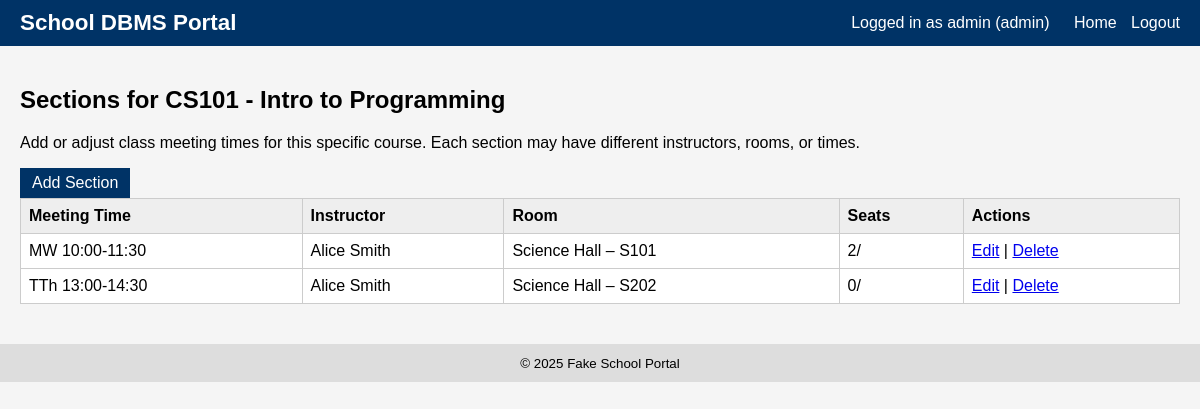
The app's page /admin/courses/1/sections (signed in) with its own data.
### tables this page shows
CREATE TABLE Course (
    course_id INTEGER PRIMARY KEY AUTOINCREMENT,
    course_code TEXT NOT NULL UNIQUE,
    course_name TEXT NOT NULL,
    credit INTEGER,
    department_id INTEGER,
    FOREIGN KEY (department_id) REFERENCES Department(department_id)
);

CREATE TABLE CourseSelection (
    selection_id INTEGER PRIMARY KEY AUTOINCREMENT,
    course_id INTEGER NOT NULL,
    instructor_id INTEGER,
    room_id INTEGER,
    meeting_time TEXT, -- Using M, T, W, Th, F format (example: MTh 10:00-11:15)
    FOREIGN KEY (course_id) REFERENCES Course(course_id),
    FOREIGN KEY (instructor_id) REFERENCES Employee(employee_id),
    FOREIGN KEY (room_id) REFERENCES Room(room_id)
);

CREATE TABLE Building (
    building_id INTEGER PRIMARY KEY AUTOINCREMENT,
    building_name TEXT NOT NULL UNIQUE
);

CREATE TABLE Room (
    room_id INTEGER PRIMARY KEY AUTOINCREMENT,
    room_number TEXT NOT NULL,
    building_id INTEGER,
    FOREIGN KEY (building_id) REFERENCES Building(building_id)
);

### app.py (the view)
@app.route("/admin/courses/<int:course_id>/sections")
@login_required(role="admin")
def admin_course_sections(course_id):
    db = get_db()
    course = db.execute(
        "SELECT * FROM Course WHERE course_id=?", (course_id,)
    ).fetchone()
    sections = db.execute(
        """
        SELECT cs.*,
            (SELECT COUNT(*) FROM Enrollment WHERE selection_id = cs.selection_id) AS enrolled,
            e.first_name || ' ' || e.last_name AS instructor_name,
            b.building_name,
            r.room_number
        FROM CourseSelection cs
        LEFT JOIN Employee e ON cs.instructor_id = e.employee_id
        LEFT JOIN Room r ON cs.room_id = r.room_id
        LEFT JOIN Building b ON r.building_id = b.building_id
        WHERE cs.course_id = ?
        ORDER BY cs.meeting_time
        """,
        (course_id,)
    ).fetchall()
    return render_template("course_sections.html",
                           course=course,
                           sections=sections)

### app.py (called while the page is built)
def get_db():
    if "db" not in g:
        g.db = sqlite3.connect(DATABASE)
        g.db.row_factory = sqlite3.Row
    return g.db

def login_required(role=None):
    def decorator(view):
        @wraps(view)
        def wrapped_view(**kwargs):
            if "user_id" not in session:
                return redirect(url_for("login"))
            if role and session.get("role") != role:
                flash("Unauthorized access.")
                return redirect(url_for("home"))
            return view(**kwargs)
        return wrapped_view
    return decorator

### templates/course_sections.html
{% extends "base.html" %}
{% block content %}
<h2>Sections for {{ course.course_code }} - {{ course.course_name }}</h2>
<p>Add or adjust class meeting times for this specific course. Each section may have different instructors, rooms, or times.</p>
<a class="button" href="{{ url_for('admin_add_section', course_id=course.course_id) }}">
    Add Section
</a>
<table>
    <tr>
        <th>Meeting Time</th>
        <th>Instructor</th>
        <th>Room</th>
        <th>Seats</th>
        <th>Actions</th>
    </tr>
    {% for s in sections %}
    <tr>
        <td>{{ s.meeting_time }}</td>
        <td>{{ s.instructor_name or 'TBA' }}</td>
        <td>
            {% if s.building_name %}
            {{ s.building_name }} – {{ s.room_number }}
            {% else %}
            TBA
            {% endif %}
        </td>
        <td>{{ s.enrolled }}/{{ s.capacity }}</td>
        <td>
            <a href="{{ url_for('admin_edit_section', selection_id=s.selection_id) }}">Edit</a>
            |
            <a href="{{ url_for('admin_delete_section', selection_id=s.selection_id) }}"
            onclick="return confirm('Are you sure?');">Delete</a>
        </td>
</tr>
{% endfor %}
</table>
{% endblock %}

### static/style.css (style rules this page uses)
body { font-family: Arial, sans-serif; margin: 0; background: #f5f5f5; }
table { border-collapse: collapse; width: 100%; background: white; }
table th, table td { border: 1px solid #ccc; padding: 8px; text-align: left; }
table th { background: #eee; }
.button, button { display: inline-block; padding: 6px 12px; background: #003366; color: white; border: none; text-decoration: none; cursor: pointer; }

### records on screen
Course: course_code "CS101", course_name "Intro to Programming"
CourseSelection: meeting_time "MW 10:00-11:30", instructor_name "Alice Smith", building_name "Science Hall", room_number "S101", enrolled "2"
CourseSelection: meeting_time "TTh 13:00-14:30", instructor_name "Alice Smith", building_name "Science Hall", room_number "S202", enrolled "0"

### other values on screen
{{ session.get('username') }} "admin"
{{ session.get('role') }} "admin"
